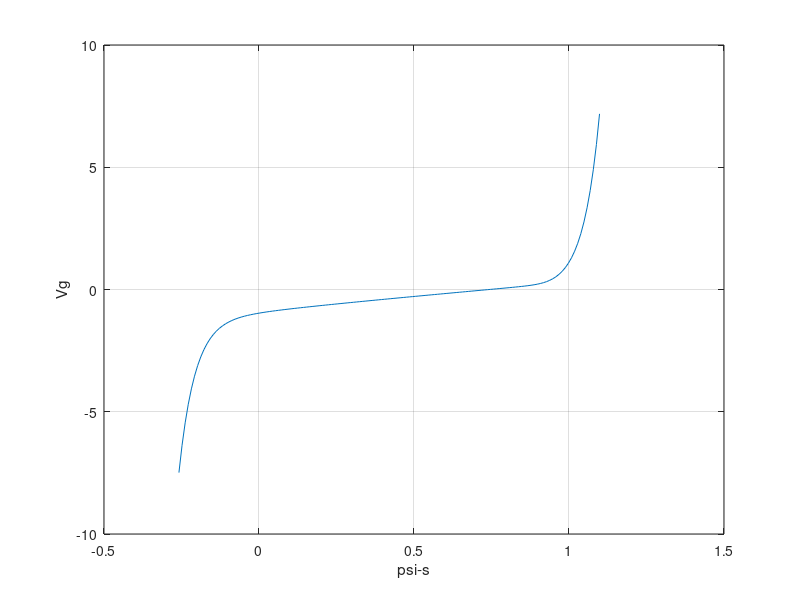

MATLAB code to generate this figure:
%parameters
epsilon=8.854*10^-14; %F/cm^2
epsilonsi=11.8;
epsilonox=3.9;
epsi=epsilon*epsilonsi;
epox=epsilon*epsilonox;
k=1.38*10^-23; %J/K Boltzmann Constant
T=300; %Kelvin
NA=10^17; %cm^-3
ni=10^10;
tox=5*10^-7; %cm
Cox=epox/tox;
q=1.6*10^-19;
k1=q/(k*T); 
k2=ni^2/NA^2;
phif=(1/k1)*log(NA/ni);
Eg=1.1;
Vfb=-(Eg/2+phif);

coeff=sqrt(2*epsi*k*T*NA);
psi=linspace(-0.6,1.4,200);
Q=coeff.*(((exp(-k1.*psi)+psi.*k1-1)+k2.*(exp(k1.*psi)-psi.*k1-1)).^0.5);

Vg(1:60)=Vfb+psi(1:60)-(Q(1:60)./Cox); %till psi-s is negative, accumulation, Q is positive
Vg(61:200)=Vfb+psi(61:200)+(Q(61:200)./Cox); %psi-s is positive, Q is negative (Q is substrate charge)

figure(21); 
%plot(psi(1:35),Vg(1:35)); %for more negative psi-s we see exponential increase in negative Vg
plot(psi(35:170),Vg(35:170)); %normal range of psi-s
%plot(psi(160:200),Vg(160:200));  %for more positive psi-s we see exponential increase in Vg
%plot(psi, Vg); %entire plot
xlabel("psi-s");
ylabel("Vg");
grid on;


